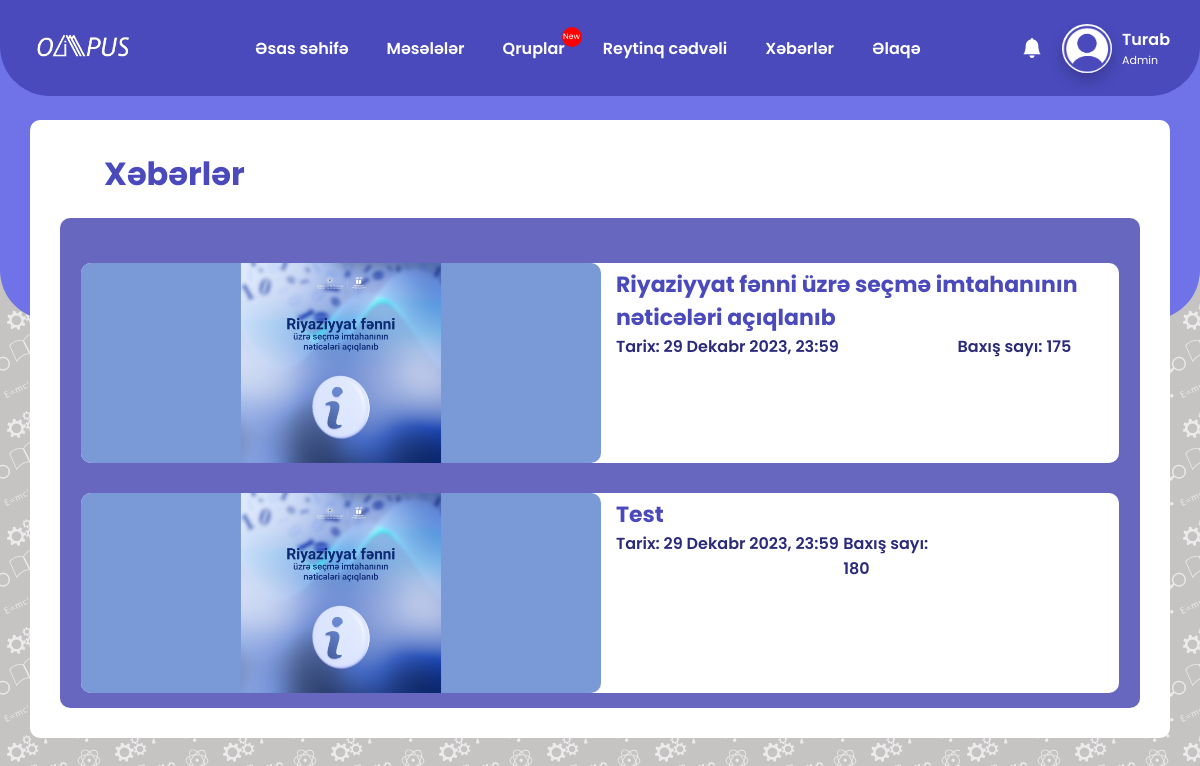
The app's page /news/ (signed in) with its own data.
### base/models.py (models this page shows, shortened)
class Account(models.Model):
    username=models.CharField(max_length=20)
    fullname=models.CharField(max_length=100,blank=True)
    email=models.CharField(max_length=50)
    password=models.CharField(max_length=50)
    profile_photo=models.ImageField(upload_to='profile_photos/', default='profile_photos/default_pp.png')
    point=models.IntegerField(default=0)
    admin_tag=models.BooleanField(default=False)
    teacher_tag=models.BooleanField(default=False)
    clever_tag=models.BooleanField(default=False)
    olympian_tag=models.BooleanField(default=False)
    groups=models.CharField(max_length=1000000,default='%')
    requests=models.CharField(max_length=1000000,default='%')

class News(models.Model):
    heading=models.CharField(max_length=100)
    context=models.CharField(max_length=100000000000)
    urls=models.CharField(max_length=100000000000,default="%&")
    poster=models.ImageField(upload_to='news/')
    source=models.CharField(max_length=100, default="")
    date=models.DateTimeField(auto_now_add=True)
    views=models.IntegerField(default=0)

### base/views.py (the view)
# urls.py: path("news/", views.news, name="news"),
def news(request):
    user=islogin(request)
    news=News.objects.all()
    return render(request, "news.html", {"news":news,"subjects":subjects,"islogin":user,"notifications":Notification.objects.filter(user=user).order_by('-date')})

### base/views.py (called while the page is built)
def islogin(request):
    if 'username' in request.session:
        user=Account.objects.get(username=request.session['username'])
        return user
    return False

### templates/news.html (shortened to what this page needs)
<!DOCTYPE html>
<html lang="en">
<head>
    <link rel="stylesheet" href="/static/css/news.css">
    <link href="https://cdn.jsdelivr.net/npm/remixicon@2.2.0/fonts/remixicon.css" rel="stylesheet">
    <link href="https://css.gg/css?=|comment|eye-alt|eye" rel="stylesheet">
    <link rel="stylesheet" href="https://cdn.jsdelivr.net/npm/bootstrap-icons@1.10.5/font/bootstrap-icons.css">
</head>
<body>
    {% include 'navbar.html' %}
    <div class="news_all_container">
        <h1 class="head_news_cont">Xəbərlər</h1>
        <div class="news_all">
            {% for content in news %}
            <a href="{% url 'news_view' content.id %}" class="news_container_go">
            <div class="news">
                <img src="{{ content.poster.url }}">
                <div class="texts_about_news">
                    <h2 class="heading_of_news">{{ content.heading }}</h2>
                    <div class="text_date_view">
                        <p class="news_date">Tarix: {{ content.date }}</p>
                        <p class="views_of_news">Baxış sayı: {{ content.views }}</p>
                    </div>
                </div>
            </div>
            </a>
            {% endfor %}
        </div>
    </div>
</body>
</html>

### templates/navbar.html (shortened to what this page needs)
<header>
    <link href="https://cdn.jsdelivr.net/npm/remixicon@2.2.0/fonts/remixicon.css" rel="stylesheet">
    <link rel="stylesheet" href="https://unpkg.com/boxicons@latest/css/boxicons.min.css">
    <link rel="stylesheet" href="https://cdn.jsdelivr.net/npm/bootstrap-icons@1.10.5/font/bootstrap-icons.css">
    <link rel="stylesheet" type="text/css" href="/static/css/navbar.css">
    <a href="{% url 'base' %}" class="logo"><img width="100" class="logo_href" src="/static/images/logo.png" alt="Logo"></a>
    <div class="navbar-all-elements">
        <ul class="navlist">
            <li><button class="dropbtn"><a href="{% url 'base' %}">Əsas səhifə</a></button></li>
            <li>
            <div class="dropdown">
                <div class="buttons_drop">
                    <button class="dropbtn" id="dropbtn_prob"><a href="{% url 'problems_main' %}">Məsələlər</a><button class="icon_opening"></button></button>
                </div>
            </div>
            </li>
            <li id="group_not"><button class="dropbtn"><a href="{% url 'groups_main' %}">Qruplar</button></a>{% if islogin.requests|length > 1 %}<p class="notify_group">New</p>{% endif %}</li>
            <li><button class="dropbtn"><a href="{% url 'ranking' %}">Reytinq cədvəli</a></button></li>
            <li><button class="dropbtn"><a href="{% url 'news' %}">Xəbərlər</a></button></li>
            <li><button class="dropbtn"><a href="{% url 'contact' %}">Əlaqə</a></button></li>
        </ul>
        {% if islogin == False %}
        <div class="forms-all">
            <div class="users-section">
                <a href="{% url 'login' %}"><button class="login">Daxil ol</button></a>
                <a href="{% url 'register' %}"><button class="register">Qeydiyyat</button></a>
            </div>
        </div>
        {% else %}
        <div class="pp_all">
            <div class="profile-section">
                <div class="notificatons_whole">
                    <button class="notification_btn" onclick="open_notifications()"><i class="bi bi-bell-fill"></i></button>
                </div>
                <a href="{% url 'profile' islogin.username %}" class="pp_place"><img class="profile_photo" src="/media/{{ islogin.profile_photo }}"></i></a>
                <div class="user">
                    <h3 class="username_txt"><a href="{% url 'profile' islogin.username %}" style="text-decoration:none; color:white;">{{ islogin.username }}</a></h3>
                    {% if islogin.admin_tag %}
                    <h6 class="user_tag">Admin</h6>
                    {% elif islogin.teacher_tag %}
                    <h6 class="user_tag">Teacher</h6>
                    {% elif islogin.clever_tag %}
                    <h6 class="user_tag">Clever</h6>
                    {% elif islogin.olympian_tag %}
                    <h6 class="user_tag">Olympian</h6>
                    {% endif %}
                </div>
            </div>
        </div>
        {% endif %}
    </div>
</header>

### static/css/news.css (style rules this page uses)
* { padding: 0; margin: 0; font-family: "Poppins", sans-serif; text-decoration: none; list-style: none; box-sizing: border-box; }
body { background: #c6c3c3; }
.news_all_container { width: 80%; padding: 30px; background-color: white; border-radius: 10px; margin: 0 auto; margin-top: 120px; }
.head_news_cont { color: #4a4abd; padding-left: 44px; }
.news_all { background-color: #6767c0; padding: 15px; border-radius: 10px; margin-top: 20px; padding-left: 5px; padding-right: 5px; }
.news { background-color: white; height: 200px; width: 95%; border-radius: 10px; margin: 0 auto; margin-top: 30px; display: flex; }
.news_container_go:first-child { margin-top: 0px; }
.news img { border-radius: 10px; height: 200px; }
.texts_about_news { padding-top: 5px; padding-left: 15px; padding-right: 15px; }
.heading_of_news { color: #4a4abd; font-size: 22px; }
.news_date { color:#2b2b7b; font-weight: 600; width: 75%; }
.text_date_view { display: flex; }
.views_of_news { color:#2b2b7b; font-weight: 600; }
@media (max-width: 1489px) { .news_date { width: 70%; } }
@media (max-width: 1441px) { .news_all_container { width: 90%; } }
@media (max-width: 1441px) { .news { width: 97%; } }
@media (max-width: 1251px) { .news_all_container { width: 95%; } }
@media (max-width: 1251px) { .news { width: 97%; } }

### static/css/navbar.css (style rules this page uses)
* { padding: 0; margin: 0; font-family: "Poppins", sans-serif; text-decoration: none; list-style: none; box-sizing: border-box; }
body { background: #c6c3c3; background-image: url('/static/images/bg-design.png'); }
header { position: fixed; right: 0; top: 0; z-index: 100; width: 100%; height: 12%; display: flex; align-items: center; padding: 33px 9%; background: #4a4abd 75.52%; border-bottom-left-radius: 50px; border-bottom-right-radius: 50px; }
.logo_href { vertical-align: middle; }
.notification_btn { background-color: transparent; border:0; color: white; cursor: pointer; font-size: 20px; padding-right: 10px; padding-left: 90px; }
.navbar-all-elements { display: flex; align-items: center; }
.navlist { margin-left: 100px; display: flex; align-items: center; margin-bottom: 0rem; padding-left: 0rem; }
.navlist .dropbtn a { text-decoration: none; color:white; }
#group_not { display: flex; align-items: center; }
.notify_group { position: absolute; margin-left: 78px; margin-top: -22px; text-decoration: none; text-align: center; background-color: red; color: white; width: 20px; height: 20px; border-radius: 100%; padding: 5px; font-size: 8px; font-weight: 400; cursor: default; display: flex; justify-content: center; align-items: center; }
#dropbtn_prob { display: flex; align-items: center; }
.navlist button { background-color: transparent; color: white; font-size: 1rem; font-weight: 600; padding: 0 19px; border-radius: 25px; cursor: pointer; border: transparent; text-align: center; }
.buttons_drop { display: flex; }
.pp_all { position: absolute; display: flex; align-items: center; right: 0; }
header .profile-section { position: relative; border-bottom-right-radius: 50px; border-bottom-left-radius: 20px; border-top-left-radius: 20px; background-color: rgba(255, 255, 255, 0); height: 80%; width: auto; justify-content: right; align-items:center; display:flex; }
header .profile-section a { height: 70px; width: 70px; border-bottom-left-radius: 20px; border-top-left-radius: 20px; background-color: rgba(255, 255, 255, 0); }
header .profile-section a img { max-height: 70%; border-radius: 100%; box-shadow: 0px 8px 16px 0px rgba(0,0,0,0.2); z-index: 102; height: 50px; width: 50px; margin-right: 10px; margin-left: 10px; margin-top: 15%; }
header .profile-section .user { margin-right: 30px; }
header .profile-section .user .username_txt { font-size: 16px; font-weight: 600; color: #ffffff; }
header .profile-section .user .user_tag { font-size: 11px; font-weight: 400; color: #ffffff; }
@media (max-width: 1535px) { header { padding: 30px 3%; transition: .2s; } }

### records on screen
Account: profile_photo (placeholder picture), username "Turab"
News: poster (picture), heading "Riyaziyyat fənni üzrə seçmə imtahanının nəticələri açıqlanıb", date "29 Dekabr 2023, 23:59", views "175"
News: poster (picture), heading "Test", date "29 Dekabr 2023, 23:59", views "180"
